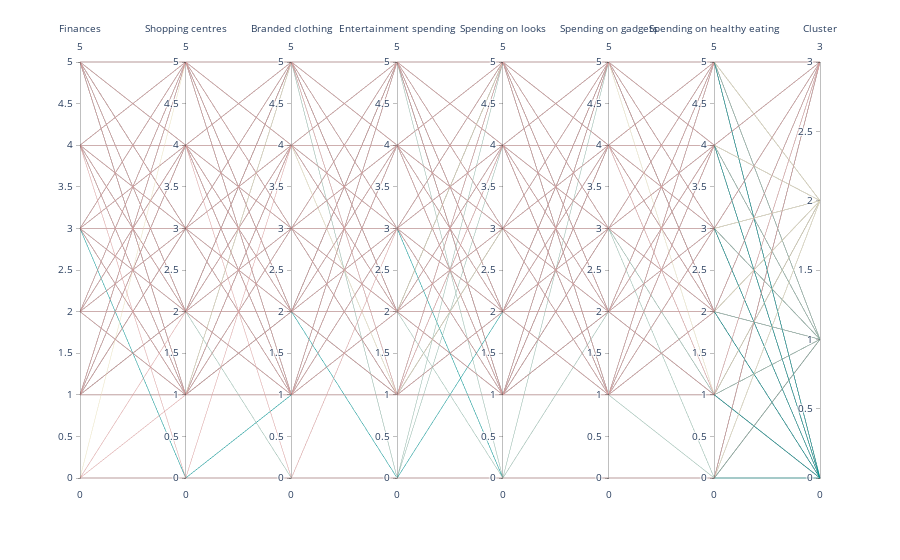

Notebook code cell kept with this figure:
### Code cell
import plotly.express as px

fig = px.parallel_coordinates(
    x_kmeans1,
    color="Cluster",
    labels={"Cluster": "Cluster", "Finances": "Finances", "Shopping centres": "Shopping centres",
            "Branded clothing": "Branded clothing", "Entertainment spending": "Entertainment spending", "Spending on looks": "Spending on looks", "Spending on gadgets": "Spending on gadgets", "Spending on healthy eating": "Spending on healthy eating"},
    color_continuous_scale=px.colors.diverging.Tealrose,
    color_continuous_midpoint=2)

fig.update_layout(coloraxis_showscale=False)

fig.show()

### Figure 1 — Plotly figure (JSON) as saved in the notebook; plotly's stock layout.template omitted (floating-point values rounded to 4 significant figures; data arrays with more than 128 entries replaced by an {"elided": "..."} marker saying what was removed)
{"data": [{"dimensions": [{"label": "Finances", "values": {"elided": "1008 int values"}}, {"label": "Shopping centres", "values": {"elided": "1008 int values"}}, {"label": "Branded clothing", "values": {"elided": "1008 int values"}}, {"label": "Entertainment spending", "values": {"elided": "1008 int values"}}, {"label": "Spending on looks", "values": {"elided": "1008 int values"}}, {"label": "Spending on gadgets", "values": {"elided": "1008 int values"}}, {"label": "Spending on healthy eating", "values": {"elided": "1008 int values"}}, {"label": "Cluster", "values": {"elided": "1008 int values"}}], "domain": {"x": [0, 1], "y": [0, 1]}, "line": {"color": {"elided": "1008 int values"}, "coloraxis": "coloraxis"}, "name": "", "type": "parcoords"}], "layout": {"coloraxis": {"cmid": 2, "colorbar": {"title": {"text": "Cluster"}}, "colorscale": [[0, "rgb(0, 147, 146)"], [0.1667, "rgb(114, 170, 161)"], [0.3333, "rgb(177, 199, 179)"], [0.5, "rgb(241, 234, 200)"], [0.6667, "rgb(229, 185, 173)"], [0.8333, "rgb(217, 137, 148)"], [1, "rgb(208, 88, 126)"]], "showscale": false}, "legend": {"tracegroupgap": 0}, "margin": {"t": 60}}}
